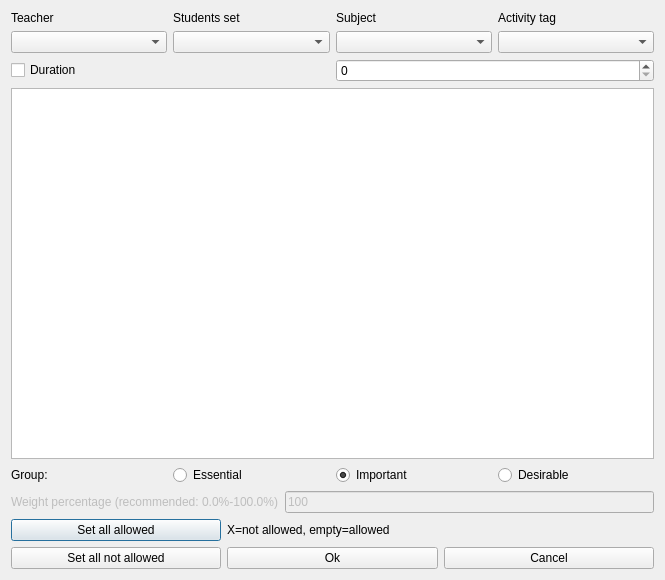
<?xml version="1.0" encoding="UTF-8"?>
<ui version="4.0">
 <class>ModifyConstraintActivitiesPreferredTimeSlotsForm_template</class>
 <widget class="QDialog" name="ModifyConstraintActivitiesPreferredTimeSlotsForm_template">
  <property name="geometry">
   <rect>
    <x>0</x>
    <y>0</y>
    <width>665</width>
    <height>580</height>
   </rect>
  </property>
  <property name="windowTitle">
   <string extracomment="This is the title of the dialog to modify a constraint of this type">Modify activities preferred time slots</string>
  </property>
  <layout class="QVBoxLayout" name="verticalLayout">
   <item>
    <layout class="QGridLayout" name="filterGridLayout">
     <item row="1" column="0">
      <widget class="QComboBox" name="teachersComboBox"/>
     </item>
     <item row="1" column="3">
      <widget class="QComboBox" name="activityTagsComboBox"/>
     </item>
     <item row="1" column="2">
      <widget class="QComboBox" name="subjectsComboBox"/>
     </item>
     <item row="0" column="3">
      <widget class="QLabel" name="activityTagsTextLabel">
       <property name="text">
        <string>Activity tag</string>
       </property>
       <property name="wordWrap">
        <bool>false</bool>
       </property>
      </widget>
     </item>
     <item row="0" column="0">
      <widget class="QLabel" name="teachersTextLabel">
       <property name="text">
        <string>Teacher</string>
       </property>
       <property name="wordWrap">
        <bool>false</bool>
       </property>
      </widget>
     </item>
     <item row="1" column="1">
      <widget class="QComboBox" name="studentsComboBox"/>
     </item>
     <item row="0" column="1">
      <widget class="QLabel" name="studentsTextLabel">
       <property name="text">
        <string>Students set</string>
       </property>
       <property name="wordWrap">
        <bool>false</bool>
       </property>
      </widget>
     </item>
     <item row="0" column="2">
      <widget class="QLabel" name="subjectsTextLabel">
       <property name="text">
        <string>Subject</string>
       </property>
       <property name="wordWrap">
        <bool>false</bool>
       </property>
      </widget>
     </item>
    </layout>
   </item>
   <item>
    <layout class="QHBoxLayout" name="horizontalLayout">
     <item>
      <widget class="QCheckBox" name="durationCheckBox">
       <property name="text">
        <string>Duration</string>
       </property>
      </widget>
     </item>
     <item>
      <widget class="QSpinBox" name="durationSpinBox"/>
     </item>
    </layout>
   </item>
   <item>
    <widget class="QTableWidget" name="preferredTimesTable"/>
   </item>
   <item>
    <layout class="QHBoxLayout" name="horizontalLayout_4">
     <item>
      <widget class="QLabel" name="groupTextLabel">
       <property name="text">
        <string>Group:</string>
       </property>
      </widget>
     </item>
     <item>
      <widget class="QRadioButton" name="essentialRadioButton">
       <property name="text">
        <string>Essential</string>
       </property>
      </widget>
     </item>
     <item>
      <widget class="QRadioButton" name="importantRadioButton">
       <property name="text">
        <string>Important</string>
       </property>
       <property name="checked">
        <bool>true</bool>
       </property>
      </widget>
     </item>
     <item>
      <widget class="QRadioButton" name="desirableRadioButton">
       <property name="text">
        <string>Desirable</string>
       </property>
      </widget>
     </item>
    </layout>
   </item>
   <item>
    <layout class="QHBoxLayout" name="weightBoxLayout">
     <item>
      <widget class="QLabel" name="weightTextLabel">
       <property name="enabled">
        <bool>false</bool>
       </property>
       <property name="frameShape">
        <enum>QFrame::NoFrame</enum>
       </property>
       <property name="frameShadow">
        <enum>QFrame::Plain</enum>
       </property>
       <property name="text">
        <string>Weight percentage (recommended: 0.0%-100.0%)</string>
       </property>
       <property name="wordWrap">
        <bool>false</bool>
       </property>
      </widget>
     </item>
     <item>
      <widget class="QLineEdit" name="weightLineEdit">
       <property name="enabled">
        <bool>false</bool>
       </property>
       <property name="text">
        <string notr="true">100</string>
       </property>
      </widget>
     </item>
    </layout>
   </item>
   <item>
    <layout class="QGridLayout" name="buttonsGridLayout">
     <item row="0" column="0">
      <widget class="QPushButton" name="setAllAllowedPushButton">
       <property name="text">
        <string comment="It refers to time slots">Set all allowed</string>
       </property>
      </widget>
     </item>
     <item row="0" column="1" colspan="2">
      <widget class="QLabel" name="label">
       <property name="text">
        <string extracomment="This is an explanation in a dialog for a constraint. It says that symbol X means that this slot is not allowed, and an empty cell means that the slot is allowed">X=not allowed, empty=allowed</string>
       </property>
      </widget>
     </item>
     <item row="1" column="0">
      <widget class="QPushButton" name="setAllNotAllowedPushButton">
       <property name="text">
        <string comment="It refers to time slots">Set all not allowed</string>
       </property>
      </widget>
     </item>
     <item row="1" column="1">
      <widget class="QPushButton" name="okPushButton">
       <property name="text">
        <string>Ok</string>
       </property>
      </widget>
     </item>
     <item row="1" column="2">
      <widget class="QPushButton" name="cancelPushButton">
       <property name="text">
        <string>Cancel</string>
       </property>
      </widget>
     </item>
    </layout>
   </item>
  </layout>
 </widget>
 <layoutdefault spacing="6" margin="11"/>
 <resources/>
 <connections/>
</ui>
